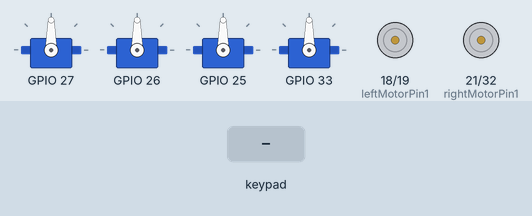
The sketch below on a simulated ESP32. On the bench: 4 × servo, motor-driver pin pairs drawn as motors (green arrow = first pin HIGH = forward, orange = second pin HIGH = backward, longer = more drive, scaled by the enable pin). The inputs (shaded band) are chosen by the test bench. Nothing arrives over Bluetooth unless stated; what the sketch prints to the serial monitor is not drawn.

Above: at 1.2 s.
1.3 s: key 'U' pressed
At 1.52 s:
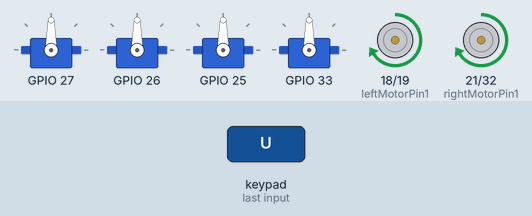
3.2 s: key 'D' pressed
At 3.42 s:
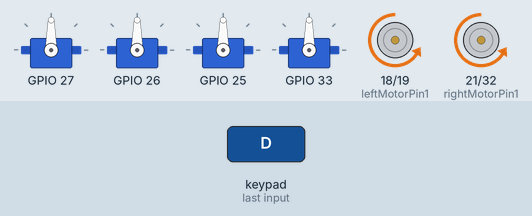
5.1 s: key 'L' pressed
At 5.32 s:
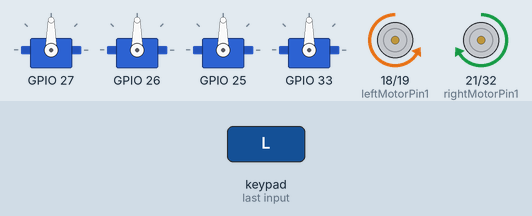
7.0 s: key 'R' pressed
At 7.22 s:
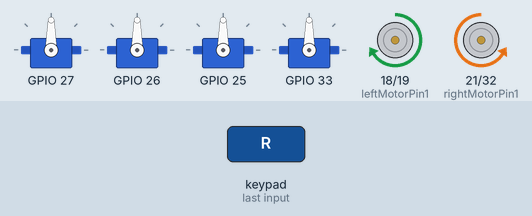
Timing chart, 0 to 9.9 s (numbered marks = the images above; inputs shaded):
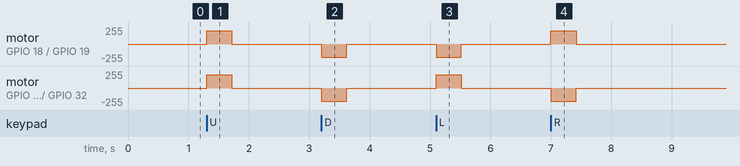

Measured:
- after the input at 1.3 s, motor on GPIO 18 (leftMotorPin1) / GPIO 19 (leftMotorPin2), motor on GPIO 21 (rightMotorPin1) / GPIO 32 (rightMotorPin2): stopped → forward 199/255 at once, → stopped 0.42 s later
- after the input at 3.2 s, motor on GPIO 18 (leftMotorPin1) / GPIO 19 (leftMotorPin2), motor on GPIO 21 (rightMotorPin1) / GPIO 32 (rightMotorPin2): stopped → backward 199/255 at once, → stopped 0.42 s later
- after the input at 5.1 s, motor on GPIO 18 (leftMotorPin1) / GPIO 19 (leftMotorPin2): stopped → backward 199/255 at once, → stopped 0.42 s later; motor on GPIO 21 (rightMotorPin1) / GPIO 32 (rightMotorPin2): stopped → forward 199/255 at once, → stopped 0.42 s later
- after the input at 7.0 s, motor on GPIO 18 (leftMotorPin1) / GPIO 19 (leftMotorPin2): stopped → forward 199/255 at once, → stopped 0.42 s later; motor on GPIO 21 (rightMotorPin1) / GPIO 32 (rightMotorPin2): stopped → backward 199/255 at once, → stopped 0.42 s later

The sketch:

fullcodeArmCar.ino
```cpp
#include <Ps3Controller.h>
#include <ESP32Servo.h>
#include <vector>

#define SERVO_FORWARD_STEP_ANGLE 1
#define SERVO_BACKWARD_STEP_ANGLE -1

struct ServoPins
{
  Servo servo;
  int servoPin;
  String servoName;
  int initialPosition;
};
std::vector<ServoPins> servoPins =
{
  { Servo(), 27 , "Base", 90},
  { Servo(), 26 , "Shoulder", 90},
  { Servo(), 25 , "Elbow", 90},
  { Servo(), 33 , "Gripper", 90},
};

bool gripperSwitch = false;

//Right motor
int enableRightMotor=22;
int rightMotorPin1=21;
int rightMotorPin2=32;
//Left motor
int enableLeftMotor=23;
int leftMotorPin1=18;
int leftMotorPin2=19;

#define MAX_MOTOR_SPEED 200  //Its value can range from 0-255. 255 is maximum speed.

const int PWMFreq = 1000; /* 1 KHz */
const int PWMResolution = 8;
const int PWMSpeedChannel = 4;

void writeServoValues(int servoIndex, int servoMoveStepSize, bool servoStepSizeIsActualServoPosition = false)
{
  int servoPosition;
  if (servoStepSizeIsActualServoPosition)
  {
    servoPosition = servoMoveStepSize;
  }
  else
  {
    servoPosition = servoPins[servoIndex].servo.read();
    servoPosition = servoPosition + servoMoveStepSize;
  }
  if (servoPosition > 180 || servoPosition < 0)
  {
    return;
  }

  servoPins[servoIndex].servo.write(servoPosition);
}


void notify()
{
  int rx =(Ps3.data.analog.stick.rx);  //Base       =>  Right stick - x axis
  int ry =(Ps3.data.analog.stick.ry);  //Shoulder   =>  Right stick  - y axis
  int ly =(Ps3.data.analog.stick.ly);  //Elbow      =>  Left stick  - y axis
  int lx =(Ps3.data.analog.stick.lx);  //Gripper    =>  Left stick - x axis

  if (rx > 50)
  {
    writeServoValues(0, SERVO_BACKWARD_STEP_ANGLE);
  }
  else if (rx < -50)
  {
    writeServoValues(0, SERVO_FORWARD_STEP_ANGLE);
  }

  if (ry > 50)
  {
    writeServoValues(1, SERVO_BACKWARD_STEP_ANGLE);
  }
  else if (ry < -50)
  {
    writeServoValues(1, SERVO_FORWARD_STEP_ANGLE);
  }

  if (ly > 50)
  {
    writeServoValues(2, SERVO_FORWARD_STEP_ANGLE);
  }
  else if (ly < -50)
  {
    writeServoValues(2, SERVO_BACKWARD_STEP_ANGLE);
  }

  if (lx > 50)
  {
    writeServoValues(3, SERVO_BACKWARD_STEP_ANGLE);
  }
  else if (lx < -50)
  {
    writeServoValues(3, SERVO_FORWARD_STEP_ANGLE);
  }

  if (Ps3.event.button_down.r2)
  {
    gripperSwitch = !gripperSwitch;  //Toggle gripper close / open
    gripperSwitch ? writeServoValues(3, 170, true) :  writeServoValues(3, 100, true) ;
  }

  if (Ps3.data.button.up)             //Move car Forward
  {
    rotateMotor(MAX_MOTOR_SPEED, MAX_MOTOR_SPEED);
  }
  else if (Ps3.data.button.down)      //Move car Backward
  {
    rotateMotor(-MAX_MOTOR_SPEED, -MAX_MOTOR_SPEED);
  }
  else if (Ps3.data.button.right)     //Move car Right
  {
    rotateMotor(-MAX_MOTOR_SPEED, MAX_MOTOR_SPEED);
  }
  else if (Ps3.data.button.left)      //Move car Left
  {
    rotateMotor(MAX_MOTOR_SPEED, -MAX_MOTOR_SPEED);
  }
  else                                //Stop the car
  {
    rotateMotor(0, 0);
  }

  delay(10);

}

void onConnect()
{
  Serial.println("Connected!.");
}

void onDisConnect()
{
  Serial.println("Disconnected!.");
}

void rotateMotor(int rightMotorSpeed, int leftMotorSpeed)
{
  if (rightMotorSpeed < 0)
  {
    digitalWrite(rightMotorPin1,LOW);
    digitalWrite(rightMotorPin2,HIGH);
  }
  else if (rightMotorSpeed > 0)
  {
    digitalWrite(rightMotorPin1,HIGH);
    digitalWrite(rightMotorPin2,LOW);
  }
  else
  {
    digitalWrite(rightMotorPin1,LOW);
    digitalWrite(rightMotorPin2,LOW);
  }

  if (leftMotorSpeed < 0)
  {
    digitalWrite(leftMotorPin1,LOW);
    digitalWrite(leftMotorPin2,HIGH);
  }
  else if (leftMotorSpeed > 0)
  {
    digitalWrite(leftMotorPin1,HIGH);
    digitalWrite(leftMotorPin2,LOW);
  }
  else
  {
    digitalWrite(leftMotorPin1,LOW);
    digitalWrite(leftMotorPin2,LOW);
  }
}

void setUpPinModes()
{
  for (int i = 0; i < servoPins.size(); i++)
  {
    servoPins[i].servo.attach(servoPins[i].servoPin);
    servoPins[i].servo.write(servoPins[i].initialPosition);
  }

  pinMode(enableRightMotor,OUTPUT);
  pinMode(rightMotorPin1,OUTPUT);
  pinMode(rightMotorPin2,OUTPUT);

  pinMode(enableLeftMotor,OUTPUT);
  pinMode(leftMotorPin1,OUTPUT);
  pinMode(leftMotorPin2,OUTPUT);

  //Set up PWM for motor speed
  ledcSetup(PWMSpeedChannel, PWMFreq, PWMResolution);
  ledcAttachPin(enableRightMotor, PWMSpeedChannel);
  ledcAttachPin(enableLeftMotor, PWMSpeedChannel);
  ledcWrite(PWMSpeedChannel, MAX_MOTOR_SPEED);

  rotateMotor(0, 0);
}


void setup()
{
  setUpPinModes();
  Serial.begin(115200);
  Ps3.attach(notify);
  Ps3.attachOnConnect(onConnect);
  Ps3.attachOnDisconnect(onDisConnect);
  Ps3.begin();
  Serial.println("Ready.");
}

void loop()
{
}
```
